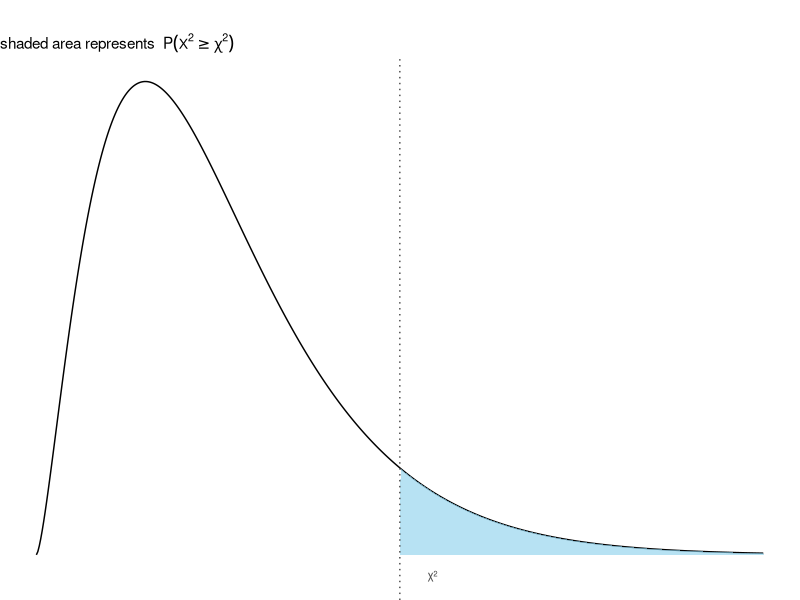

Source code (R):
## ---- chunk 1
#| echo: false
#| message: false
#| fig-height: 2
#| fig-width: 3
#| fig-align: center

library(tidyr)
library(knitr)
library(kableExtra)
library(ggplot2)
library(dplyr)
# Set example chi-square value and degrees of freedom
chi_example <- 10
df <- 5

# Create chi-square distribution curve
x_vals <- seq(0, 20, length.out = 500)
df_chi <- data.frame(x = x_vals, y = dchisq(x_vals, df = df))

# Shade area where x >= chi_example
df_shade <- subset(df_chi, x >= chi_example)

# Plot
ggplot(df_chi, aes(x = x, y = y)) +
  geom_line(color = "black", linewidth = 0.5) +
  geom_area(data = df_shade, fill = "skyblue", alpha = 0.6) +
  geom_vline(xintercept = chi_example, linetype = "dotted", color = "grey30") +
  annotate("text", x = chi_example + 0.9, y = dchisq(chi_example, df) - 0.035, 
           label = "χ²", color = "grey30", size = 3) +
  labs(
    title = "",
    subtitle = bquote("shaded area represents " ~ P(Chi^2 >= chi^2) ),
  ) +
  theme_void()
# Define alpha levels and degrees of freedom
alphas <- c(0.1, 0.05, 0.025, 0.01, 0.005)
df_vals <- c(1:50)

# Create chi-square table
chi_table <- expand.grid(df = df_vals, alpha = alphas) %>%
  mutate(chi_crit = qchisq(1 - alpha, df)) %>%
  pivot_wider(names_from = alpha, values_from = chi_crit)

# Replace df=1000000 with ∞ and rename column to ν
chi_table <- chi_table %>%
  mutate(df = ifelse(df == 1000000, "&infin;", as.character(df))) %>%
  rename(`&nu;` = df)

# Format numeric columns
chi_table_formatted <- chi_table
chi_table_formatted[ , -1] <- lapply(chi_table_formatted[ , -1], function(x) sprintf("%.3f", x))

# Rename column headers to include alpha
names(chi_table_formatted)[-1] <- paste0("&alpha; = ", names(chi_table_formatted)[-1])

# Render HTML table
kable(chi_table_formatted, escape = FALSE, format = "html",
      caption = "One-sided critical values for the χ²-distribution: P(X² > χ²<sub>&nu;, &alpha;</sub>) = &alpha;") %>%
  kable_styling(full_width = FALSE, position = "left")
